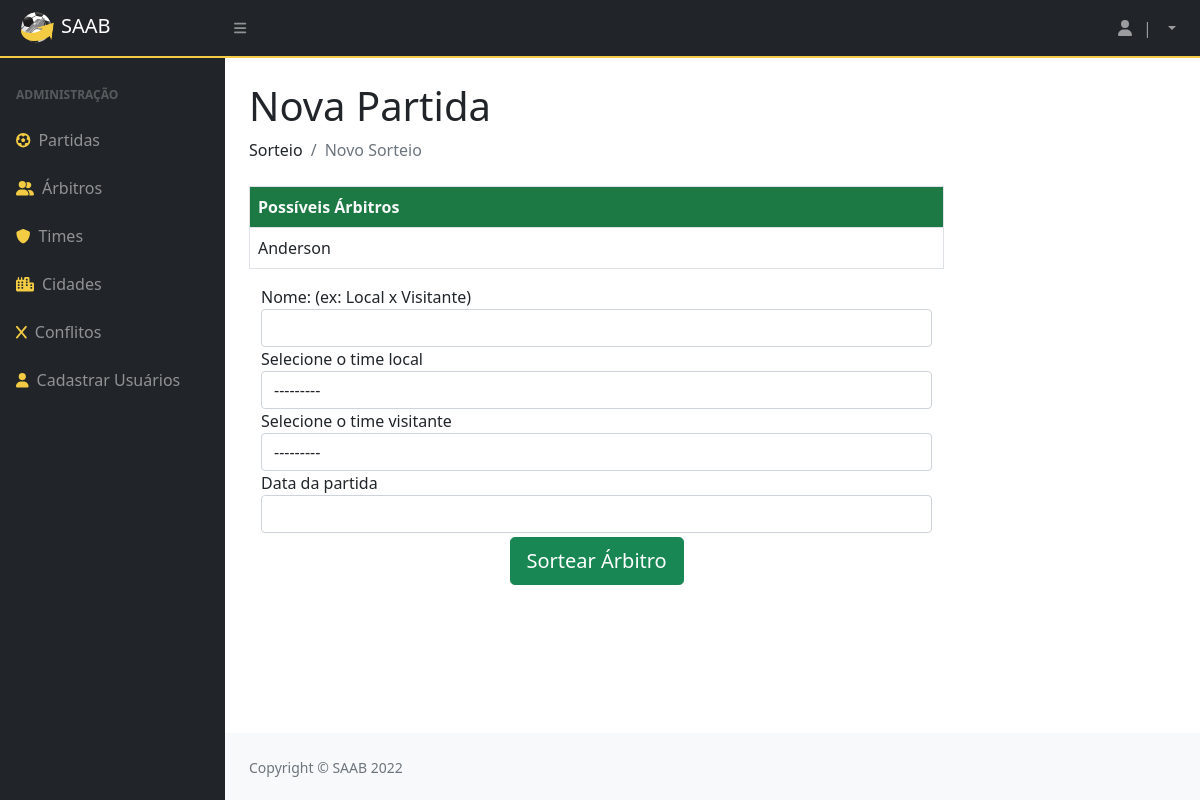
The page /sorteio/ on the database as committed earlier.
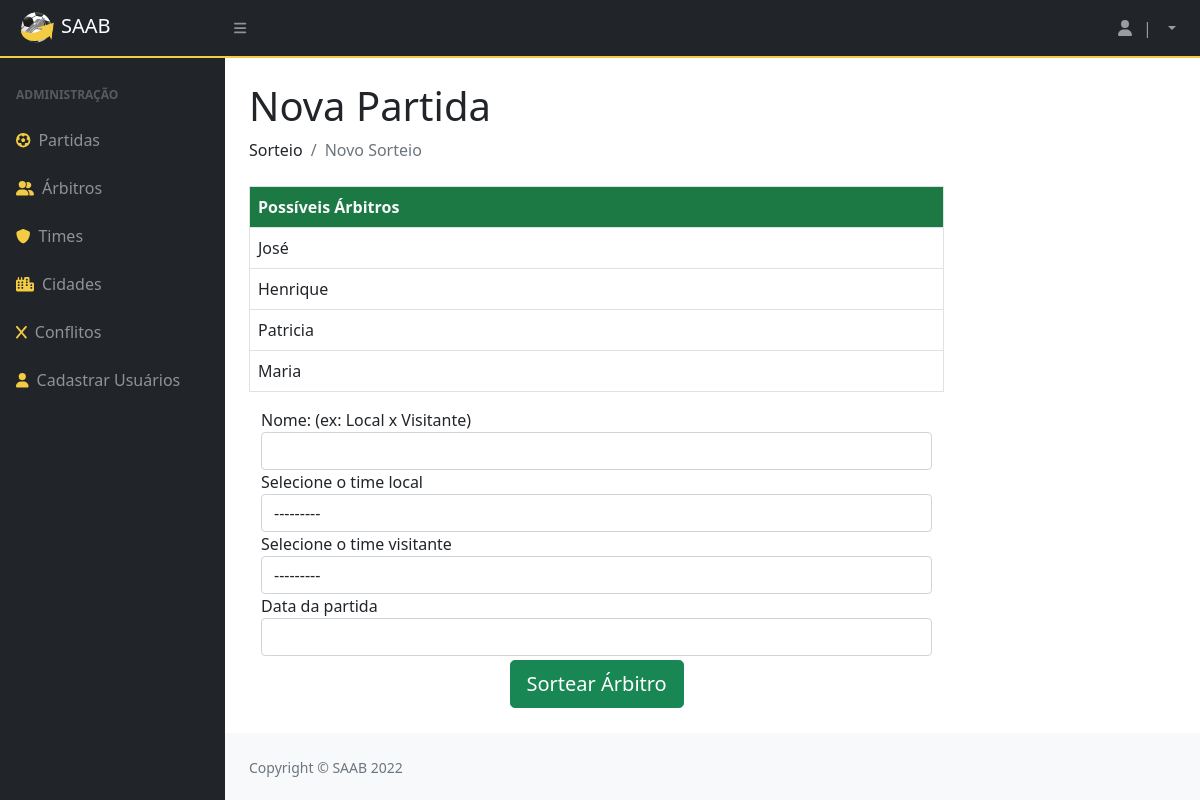
The same page on the database as committed later.
### privado/models.py (models this page shows, shortened)
class Arbitro(models.Model):
    codigo = models.AutoField(primary_key=True)
    datanasc = models.DateField()
    cidade = models.ForeignKey(Cidade, on_delete=models.CASCADE)
    nome = models.CharField(max_length=100)
    formafisica = models.BooleanField()

### privado/views.py (the view, shortened to what this page needs)
# urls.py: path('sorteio/', sorteio, name="url_sorteio"),
@has_permission_decorator('mexer_no_sistema')
def sorteio(request):
    formPartida = PartidaForm(request.POST, request.FILES)
    pacote = {}
    arbt = Arbitro.objects.all()
    resultado = []
    ganhador = []
    ganhador.append(0)
    lista_notas_juizes = []
    for i in arbt:
        pontos = 0
        ContDe= DeclaracaoArbitro.objects.filter(arbitro = i).count()
        ContDenun= DenunciaArbitro.objects.filter(arbitro = i).count()
        ContVp= VidapubliArbitro.objects.filter(arbitro = i).count()
        ContDoc= DocumentoArbitro.objects.filter(arbitro = i).count()
        if (i.formafisica == False):
            pontos = pontos+1
        if(ContDe > 0):
            pontos = pontos + (ContDe*2)
        if (ContDenun > 0):
            pontos = pontos + (ContDenun*3)
        if (ContVp > 0):
            pontos = pontos + (ContVp*4)
        if (ContDoc > 0):
            pontos = pontos + (ContDoc*5)
        tupla_juiz_nota= (i, pontos)
        lista_notas_juizes.append(tupla_juiz_nota)
    lista_notas_juizes_ordenada = sorted(lista_notas_juizes, key=lambda tup: tup[1])
    if(len(lista_notas_juizes_ordenada) == 0):
        resultado_final=[]
    else:
        tupla_primeiro_juiz = lista_notas_juizes_ordenada[0]
        menor_nota = tupla_primeiro_juiz[1]
        resultado_final = []
        for juiz_tupla in lista_notas_juizes_ordenada:
            if juiz_tupla[1] == menor_nota:
                resultado_final.append(juiz_tupla[0])
    pacote = {"FormPartida": formPartida, "ganhador": resultado_final}
    return render(request, "SAAB/sorteio.html", pacote)

### privado/forms.py
class PartidaForm(django_forms.Form):
    nome = django_forms.CharField(label="Nome: (ex: Local x Visitante)", required=False)
    local = django_forms.ModelChoiceField(queryset=Time.objects.all(), label="Selecione o time local", required=False)
    visitante = django_forms.ModelChoiceField(queryset=Time.objects.all(), label="Selecione o time visitante", required=False)
    data = django_forms.DateField(label="Data da partida", required=False)

### privado/models.py (called while the page is built)
    def __str__(self):
        return (self.nome)

### privado/templates/SAAB/sorteio.html (shortened to what this page needs)
{% extends 'SAAB/layout.html' %}
{% block conteudo %}
{% load static %}
{% load crispy_forms_tags %}
<!DOCTYPE html>
<html>
    <head>
    </head>
        <body>
        <h1 class="mt-4"> Nova Partida </h1>
        <ol class="breadcrumb mb-4">
            <li class="breadcrumb-item">Sorteio</li>
            <li class="breadcrumb-item active">Novo Sorteio</li>
        </ol>
        <form method="post" class="w-75">
            <div class="w-100 container mt-2">
                <div class="row">
                    <table class="table table-bordered col-sm">
                        <thead>
                            <tr>
                                <th>Possíveis Árbitros</th>
                            </tr>
                        </thead>
                        {% for i in ganhador %}
                            <tr>
                                <td>{{ i.nome }}</td>
                            </tr>
                        {% endfor %}
                    </table>
                    <form method="post" class="w-75">
                        {{ FormPartida|crispy }}
                        <div class="col-sm text-center"><button type="submit" class="mt-1 btn btn-success btn-lg">Sortear Árbitro</button></div>
                    </form>
                </div>
            </div>
        </form>
    </body>
</html>
{% endblock %}

Rows that differ between the two databases and show on the page:
no longer on this page (row unchanged): Arbitro: nome "Anderson"
added Arbitro: nome "José"
added Arbitro: nome "Henrique"
added Arbitro: nome "Patricia"
added Arbitro: nome "Maria"
